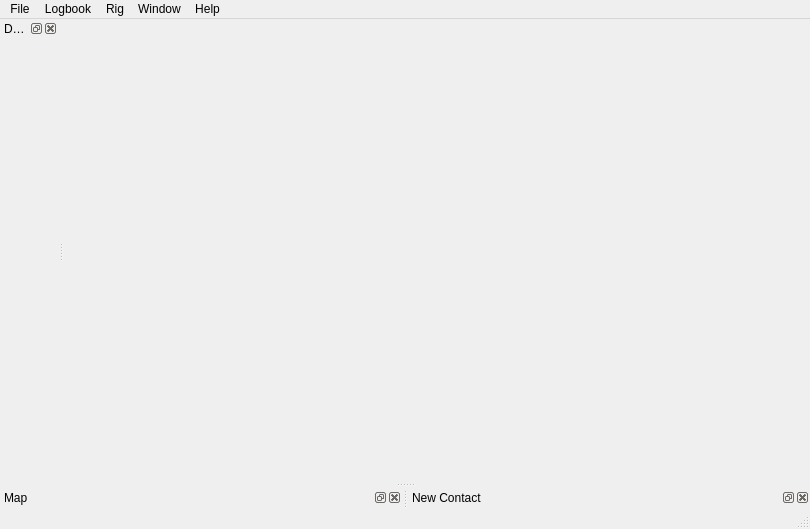
<?xml version="1.0" encoding="UTF-8"?>
<ui version="4.0">
 <class>MainWindow</class>
 <widget class="QMainWindow" name="MainWindow">
  <property name="geometry">
   <rect>
    <x>0</x>
    <y>0</y>
    <width>810</width>
    <height>529</height>
   </rect>
  </property>
  <property name="windowTitle">
   <string>OpenShack</string>
  </property>
  <widget class="QWidget" name="centralWidget">
   <layout class="QGridLayout" name="gridLayout_3">
    <item row="0" column="0">
     <widget class="LogbookWidget" name="logbookWidget" native="true"/>
    </item>
   </layout>
  </widget>
  <widget class="QMenuBar" name="menuBar">
   <property name="geometry">
    <rect>
     <x>0</x>
     <y>0</y>
     <width>810</width>
     <height>21</height>
    </rect>
   </property>
   <widget class="QMenu" name="menuFile">
    <property name="title">
     <string>File</string>
    </property>
    <addaction name="actionSettings"/>
    <addaction name="separator"/>
    <addaction name="actionQuit"/>
   </widget>
   <widget class="QMenu" name="menuLogbook">
    <property name="title">
     <string>Logbook</string>
    </property>
    <addaction name="actionNewContact"/>
    <addaction name="actionSaveContact"/>
    <addaction name="separator"/>
    <addaction name="actionImport"/>
    <addaction name="actionExport"/>
   </widget>
   <widget class="QMenu" name="menuRig">
    <property name="title">
     <string>Rig</string>
    </property>
    <addaction name="actionConnect"/>
   </widget>
   <widget class="QMenu" name="menuHelp">
    <property name="title">
     <string>Help</string>
    </property>
    <addaction name="actionAbout"/>
   </widget>
   <widget class="QMenu" name="menuWindow">
    <property name="title">
     <string>Window</string>
    </property>
    <addaction name="actionDXClusterWindow"/>
    <addaction name="actionMapWindow"/>
    <addaction name="actionNewContactWindow"/>
   </widget>
   <addaction name="menuFile"/>
   <addaction name="menuLogbook"/>
   <addaction name="menuRig"/>
   <addaction name="menuWindow"/>
   <addaction name="menuHelp"/>
  </widget>
  <widget class="QStatusBar" name="statusBar"/>
  <widget class="QDockWidget" name="dxDockWidget">
   <property name="features">
    <set>QDockWidget::AllDockWidgetFeatures</set>
   </property>
   <property name="windowTitle">
    <string>DX Cluster</string>
   </property>
   <attribute name="dockWidgetArea">
    <number>1</number>
   </attribute>
   <widget class="QWidget" name="dockWidgetContents_3">
    <layout class="QGridLayout" name="gridLayout_2">
     <item row="0" column="0">
      <widget class="DxWidget" name="dxWidget" native="true"/>
     </item>
    </layout>
   </widget>
  </widget>
  <widget class="QDockWidget" name="mapDockWidget">
   <property name="windowTitle">
    <string>Map</string>
   </property>
   <attribute name="dockWidgetArea">
    <number>8</number>
   </attribute>
   <widget class="QWidget" name="dockWidgetContents_4">
    <layout class="QGridLayout" name="gridLayout_5">
     <property name="leftMargin">
      <number>0</number>
     </property>
     <property name="topMargin">
      <number>0</number>
     </property>
     <property name="rightMargin">
      <number>0</number>
     </property>
     <property name="bottomMargin">
      <number>0</number>
     </property>
     <item row="0" column="0">
      <widget class="MapWidget" name="mapWidget" native="true"/>
     </item>
    </layout>
   </widget>
  </widget>
  <widget class="QDockWidget" name="newContactDockWidget">
   <property name="windowTitle">
    <string>New Contact</string>
   </property>
   <attribute name="dockWidgetArea">
    <number>8</number>
   </attribute>
   <widget class="QWidget" name="dockWidgetContents_5">
    <layout class="QGridLayout" name="gridLayout_4">
     <property name="leftMargin">
      <number>0</number>
     </property>
     <property name="topMargin">
      <number>0</number>
     </property>
     <property name="rightMargin">
      <number>0</number>
     </property>
     <property name="bottomMargin">
      <number>0</number>
     </property>
     <item row="0" column="0">
      <widget class="NewContactWidget" name="newContactWidget" native="true">
       <property name="sizePolicy">
        <sizepolicy hsizetype="Preferred" vsizetype="Maximum">
         <horstretch>0</horstretch>
         <verstretch>0</verstretch>
        </sizepolicy>
       </property>
       <property name="minimumSize">
        <size>
         <width>0</width>
         <height>0</height>
        </size>
       </property>
      </widget>
     </item>
    </layout>
   </widget>
  </widget>
  <action name="actionQuit">
   <property name="text">
    <string>&amp;Quit</string>
   </property>
   <property name="shortcut">
    <string>Ctrl+Q</string>
   </property>
  </action>
  <action name="actionSettings">
   <property name="text">
    <string>Settings</string>
   </property>
   <property name="menuRole">
    <enum>QAction::QuitRole</enum>
   </property>
  </action>
  <action name="actionNewContact">
   <property name="text">
    <string>New Contact</string>
   </property>
   <property name="shortcut">
    <string>Ctrl+N</string>
   </property>
  </action>
  <action name="actionImport">
   <property name="text">
    <string>Import ADIF</string>
   </property>
  </action>
  <action name="actionExport">
   <property name="text">
    <string>Export ADIF</string>
   </property>
  </action>
  <action name="actionConnect">
   <property name="text">
    <string>Connect</string>
   </property>
  </action>
  <action name="actionAbout">
   <property name="text">
    <string>About</string>
   </property>
  </action>
  <action name="actionSaveContact">
   <property name="text">
    <string>Save Contact</string>
   </property>
   <property name="shortcut">
    <string>Ctrl+S</string>
   </property>
  </action>
  <action name="actionDXClusterWindow">
   <property name="text">
    <string>DX Cluster</string>
   </property>
  </action>
  <action name="actionMapWindow">
   <property name="text">
    <string>Map</string>
   </property>
  </action>
  <action name="actionNewContactWindow">
   <property name="text">
    <string>New Contact</string>
   </property>
  </action>
 </widget>
 <layoutdefault spacing="6" margin="11"/>
 <customwidgets>
  <customwidget>
   <class>NewContactWidget</class>
   <extends>QWidget</extends>
   <header>newcontactwidget.h</header>
   <container>1</container>
   <slots>
    <signal>contactAdded()</signal>
    <signal>newTarget(double,double)</signal>
    <slot>resetContact()</slot>
    <slot>saveContact()</slot>
    <slot>tuneDx(QString,double)</slot>
   </slots>
  </customwidget>
  <customwidget>
   <class>LogbookWidget</class>
   <extends>QWidget</extends>
   <header>logbookwidget.h</header>
   <container>1</container>
   <slots>
    <slot>updateTable()</slot>
   </slots>
  </customwidget>
  <customwidget>
   <class>DxWidget</class>
   <extends>QWidget</extends>
   <header>dxwidget.h</header>
   <container>1</container>
   <slots>
    <signal>tuneDx(QString,double)</signal>
   </slots>
  </customwidget>
  <customwidget>
   <class>MapWidget</class>
   <extends>QWidget</extends>
   <header>mapwidget.h</header>
   <container>1</container>
   <slots>
    <slot>setTarget(double,double)</slot>
   </slots>
  </customwidget>
 </customwidgets>
 <resources/>
 <connections>
  <connection>
   <sender>actionQuit</sender>
   <signal>triggered()</signal>
   <receiver>MainWindow</receiver>
   <slot>close()</slot>
   <hints>
    <hint type="sourcelabel">
     <x>-1</x>
     <y>-1</y>
    </hint>
    <hint type="destinationlabel">
     <x>284</x>
     <y>195</y>
    </hint>
   </hints>
  </connection>
  <connection>
   <sender>actionSettings</sender>
   <signal>triggered()</signal>
   <receiver>MainWindow</receiver>
   <slot>showSettings()</slot>
   <hints>
    <hint type="sourcelabel">
     <x>-1</x>
     <y>-1</y>
    </hint>
    <hint type="destinationlabel">
     <x>317</x>
     <y>231</y>
    </hint>
   </hints>
  </connection>
  <connection>
   <sender>actionExport</sender>
   <signal>triggered()</signal>
   <receiver>MainWindow</receiver>
   <slot>exportAdif()</slot>
   <hints>
    <hint type="sourcelabel">
     <x>-1</x>
     <y>-1</y>
    </hint>
    <hint type="destinationlabel">
     <x>399</x>
     <y>325</y>
    </hint>
   </hints>
  </connection>
  <connection>
   <sender>actionImport</sender>
   <signal>triggered()</signal>
   <receiver>MainWindow</receiver>
   <slot>importAdif()</slot>
   <hints>
    <hint type="sourcelabel">
     <x>-1</x>
     <y>-1</y>
    </hint>
    <hint type="destinationlabel">
     <x>399</x>
     <y>325</y>
    </hint>
   </hints>
  </connection>
  <connection>
   <sender>newContactWidget</sender>
   <signal>contactAdded()</signal>
   <receiver>logbookWidget</receiver>
   <slot>updateTable()</slot>
   <hints>
    <hint type="sourcelabel">
     <x>408</x>
     <y>622</y>
    </hint>
    <hint type="destinationlabel">
     <x>399</x>
     <y>195</y>
    </hint>
   </hints>
  </connection>
  <connection>
   <sender>newContactWidget</sender>
   <signal>newTarget(double,double)</signal>
   <receiver>mapWidget</receiver>
   <slot>setTarget(double,double)</slot>
   <hints>
    <hint type="sourcelabel">
     <x>408</x>
     <y>622</y>
    </hint>
    <hint type="destinationlabel">
     <x>398</x>
     <y>228</y>
    </hint>
   </hints>
  </connection>
  <connection>
   <sender>actionNewContact</sender>
   <signal>triggered()</signal>
   <receiver>newContactWidget</receiver>
   <slot>resetContact()</slot>
   <hints>
    <hint type="sourcelabel">
     <x>-1</x>
     <y>-1</y>
    </hint>
    <hint type="destinationlabel">
     <x>408</x>
     <y>622</y>
    </hint>
   </hints>
  </connection>
  <connection>
   <sender>actionSaveContact</sender>
   <signal>triggered()</signal>
   <receiver>newContactWidget</receiver>
   <slot>saveContact()</slot>
   <hints>
    <hint type="sourcelabel">
     <x>-1</x>
     <y>-1</y>
    </hint>
    <hint type="destinationlabel">
     <x>408</x>
     <y>622</y>
    </hint>
   </hints>
  </connection>
  <connection>
   <sender>dxWidget</sender>
   <signal>tuneDx(QString,double)</signal>
   <receiver>newContactWidget</receiver>
   <slot>tuneDx(QString,double)</slot>
   <hints>
    <hint type="sourcelabel">
     <x>398</x>
     <y>228</y>
    </hint>
    <hint type="destinationlabel">
     <x>408</x>
     <y>622</y>
    </hint>
   </hints>
  </connection>
  <connection>
   <sender>actionMapWindow</sender>
   <signal>triggered()</signal>
   <receiver>mapDockWidget</receiver>
   <slot>show()</slot>
   <hints>
    <hint type="sourcelabel">
     <x>-1</x>
     <y>-1</y>
    </hint>
    <hint type="destinationlabel">
     <x>657</x>
     <y>150</y>
    </hint>
   </hints>
  </connection>
  <connection>
   <sender>actionNewContactWindow</sender>
   <signal>triggered()</signal>
   <receiver>newContactDockWidget</receiver>
   <slot>show()</slot>
   <hints>
    <hint type="sourcelabel">
     <x>-1</x>
     <y>-1</y>
    </hint>
    <hint type="destinationlabel">
     <x>404</x>
     <y>438</y>
    </hint>
   </hints>
  </connection>
  <connection>
   <sender>actionDXClusterWindow</sender>
   <signal>triggered()</signal>
   <receiver>dxDockWidget</receiver>
   <slot>show()</slot>
   <hints>
    <hint type="sourcelabel">
     <x>-1</x>
     <y>-1</y>
    </hint>
    <hint type="destinationlabel">
     <x>124</x>
     <y>150</y>
    </hint>
   </hints>
  </connection>
  <connection>
   <sender>actionAbout</sender>
   <signal>triggered()</signal>
   <receiver>MainWindow</receiver>
   <slot>showAbout()</slot>
   <hints>
    <hint type="sourcelabel">
     <x>-1</x>
     <y>-1</y>
    </hint>
    <hint type="destinationlabel">
     <x>404</x>
     <y>264</y>
    </hint>
   </hints>
  </connection>
 </connections>
 <slots>
  <slot>saveContact()</slot>
  <slot>resetContact()</slot>
  <slot>showSettings()</slot>
  <slot>importAdif()</slot>
  <slot>exportAdif()</slot>
  <slot>showAbout()</slot>
 </slots>
</ui>
